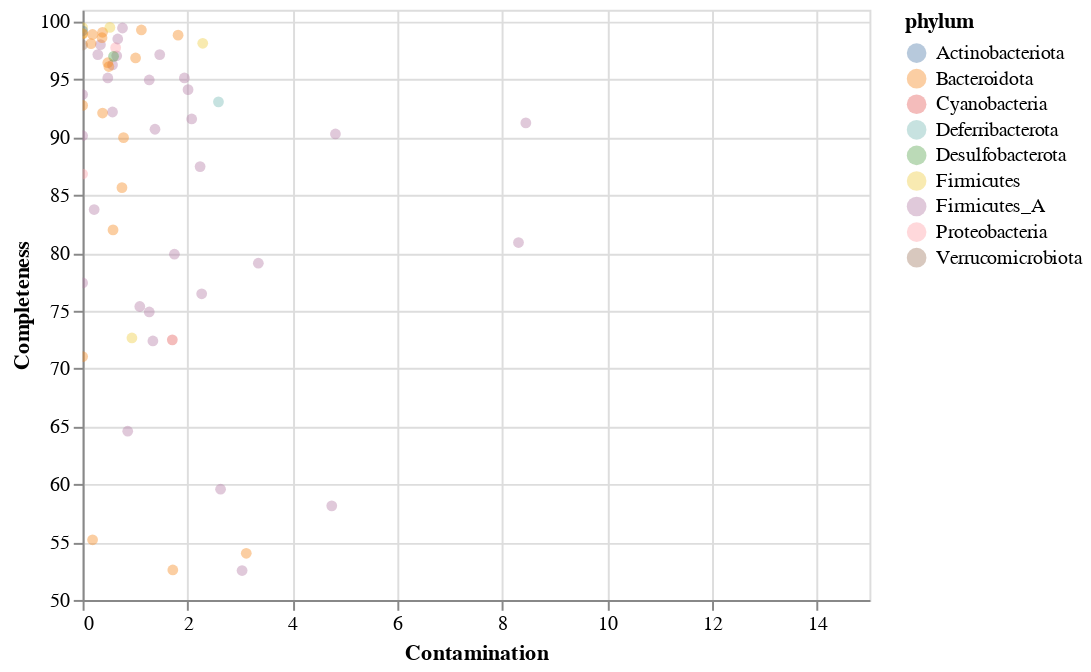

The code cell stored with this chart in its notebook:
### Code cell
xscale = alt.Scale(domain=(0, 15))
yscale = alt.Scale(domain=(50, 101))

alt.Chart(genome_quality).mark_circle(opacity= .4).encode(
    alt.X('Contamination', scale=xscale),
    alt.Y('Completeness', scale=yscale),
    color='phylum',
    tooltip=['Name', 'Id', 'Contamination','Completeness' ]
).interactive()

### Figure 1 — Vega-Lite specification as saved in the notebook (floating-point values rounded to 4 significant figures)
{"config": {"view": {"continuousWidth": 400, "continuousHeight": 300}}, "data": {"name": "data-914d5756d6bb778fce6fdba51584461f"}, "mark": {"type": "circle", "opacity": 0.4}, "encoding": {"color": {"type": "nominal", "field": "phylum"}, "tooltip": [{"type": "nominal", "field": "Name"}, {"type": "nominal", "field": "Id"}, {"type": "quantitative", "field": "Contamination"}, {"type": "quantitative", "field": "Completeness"}], "x": {"type": "quantitative", "field": "Contamination", "scale": {"domain": [0, 15]}}, "y": {"type": "quantitative", "field": "Completeness", "scale": {"domain": [50, 101]}}}, "selection": {"selector001": {"type": "interval", "bind": "scales", "encodings": ["x", "y"]}}, "$schema": "https://vega.github.io/schema/vega-lite/v4.8.1.json", "datasets": {"data-914d5756d6bb778fce6fdba51584461f": [{"Marker lineage": "k__Bacteria (UID203)", "# genomes": 5449, "# markers": 103, "# marker sets": 57, "0": 57, "1": 44, "2": 2, "3": 0, "4": 0, "5+": 0, "Completeness": 59.57, "Contamination": 2.63, "Strain heterogeneity": 0.0, "Quality_Score": 46.42, "Lineage": "k__Bacteria", "Id": "MAG01", "kindom": "Bacteria", "phylum": "Firmicutes_A", "class": "Clostridia", "order": "Lachnospirales", "family": "Lachnospiraceae", "genus": "Acetatifactor", "species": null, "Name": "Acetatifactor MAG01"}, {"Marker lineage": "o__Bacteroidales (UID2617)", "# genomes": 213, "# markers": 406, "# marker sets": 265, "0": 198, "1": 207, "2": 1, "3": 0, "4": 0, "5+": 0, "Completeness": 55.2, "Contamination": 0.19, "Strain heterogeneity": 0.0, "Quality_Score": 54.25, "Lineage": "o__Bacteroidales", "Id": "MAG02", "kindom": "Bacteria", "phylum": "Bacteroidota", "class": "Bacteroidia", "order": "Bacteroidales", "family": "Muribaculaceae", "genus": "CAG-485", "species": "CAG-485 sp002361155", "Name": "CAG-485 sp002361155"}, {"Marker lineage": "f__Lachnospiraceae (UID1255)", "# genomes": 90, "# markers": 354, "# marker sets": 174, "0": 89, "1": 262, "2": 3, "3": 0, "4": 0, "5+": 0, "Completeness": 72.38, "Contamination": 1.34, "Strain heterogeneity": 0.0, "Quality_Score": 65.68, "Lineage": "f__Lachnospiraceae", "Id": "MAG03", "kindom": "Bacteria", "phylum": "Firmicutes_A", "class": "Clostridia", "order": "Lachnospirales", "family": "Lachnospiraceae", "genus": "CAG-95", "species": "CAG-95 sp000403495", "Name": "CAG-95 sp000403495"}, {"Marker lineage": "f__Lachnospiraceae (UID1255)", "# genomes": 90, "# markers": 354, "# marker sets": 174, "0": 14, "1": 339, "2": 1, "3": 0, "4": 0, "5+": 0, "Completeness": 96.24, "Contamination": 0.57, "Strain heterogeneity": 0.0, "Quality_Score": 93.39, "Lineage": "f__Lachnospiraceae", "Id": "MAG04", "kindom": "Bacteria", "phylum": "Firmicutes_A", "class": "Clostridia", "order": "Lachnospirales", "family": "Lachnospiraceae", "genus": null, "species": null, "Name": "Lachnospiraceae MAG04"}, {"Marker lineage": "k__Bacteria (UID203)", "# genomes": 5449, "# markers": 103, "# marker sets": 57, "0": 8, "1": 70, "2": 25, "3": 0, "4": 0, "5+": 0, "Completeness": 91.23, "Contamination": 8.45, "Strain heterogeneity": 28.0, "Quality_Score": 48.98, "Lineage": "k__Bacteria", "Id": "MAG05", "kindom": "Bacteria", "phylum": "Firmicutes_A", "class": "Clostridia", "order": "Lachnospirales", "family": "Lachnospiraceae", "genus": "An181", "species": null, "Name": "An181 MAG05"}, {"Marker lineage": "o__Clostridiales (UID1226)", "# genomes": 155, "# markers": 278, "# marker sets": 158, "0": 8, "1": 267, "2": 3, "3": 0, "4": 0, "5+": 0, "Completeness": 94.94, "Contamination": 1.27, "Strain heterogeneity": 0.0, "Quality_Score": 88.59, "Lineage": "o__Clostridiales", "Id": "MAG06", "kindom": "Bacteria", "phylum": "Firmicutes_A", "class": "Clostridia", "order": "Lachnospirales", "family": "Lachnospiraceae", "genus": null, "species": null, "Name": "Lachnospiraceae MAG06"}, {"Marker lineage": "f__Lachnospiraceae (UID1256)", "# genomes": 33, "# markers": 333, "# marker sets": 171, "0": 80, "1": 249, "2": 4, "3": 0, "4": 0, "5+": 0, "Completeness": 79.88, "Contamination": 1.75, "Strain heterogeneity": 0.0, "Quality_Score": 71.13, "Lineage": "f__Lachnospiraceae", "Id": "MAG07", "kindom": "Bacteria", "phylum": "Firmicutes_A", "class": "Clostridia", "order": "Lachnospirales", "family": "Lachnospiraceae", "genus": "Dorea", "species": null, "Name": "Dorea MAG07"}, {"Marker lineage": "g__Lactobacillus (UID380)", "# genomes": 58, "# markers": 449, "# marker sets": 129, "0": 2, "1": 447, "2": 0, "3": 0, "4": 0, "5+": 0, "Completeness": 98.97, "Contamination": 0.0, "Strain heterogeneity": 0.0, "Quality_Score": 98.97, "Lineage": "g__Lactobacillus", "Id": "MAG08", "kindom": "Bacteria", "phylum": "Firmicutes", "class": "Bacilli", "order": "Lactobacillales", "family": "Lactobacillaceae", "genus": "Lactobacillus", "species": "Lactobacillus johnsonii", "Name": "Lactobacillus johnsonii"}, {"Marker lineage": "o__Bacteroidales (UID2617)", "# genomes": 213, "# markers": 406, "# marker sets": 265, "0": 13, "1": 391, "2": 2, "3": 0, "4": 0, "5+": 0, "Completeness": 96.1, "Contamination": 0.5, "Strain heterogeneity": 0.0, "Quality_Score": 93.6, "Lineage": "o__Bacteroidales", "Id": "MAG09", "kindom": "Bacteria", "phylum": "Bacteroidota", "class": "Bacteroidia", "order": "Bacteroidales", "family": "Muribaculaceae", "genus": "CAG-485", "species": null, "Name": "CAG-485 MAG09"}, {"Marker lineage": "o__Bacteroidales (UID2617)", "# genomes": 213, "# markers": 406, "# marker sets": 265, "0": 28, "1": 378, "2": 0, "3": 0, "4": 0, "5+": 0, "Completeness": 92.74, "Contamination": 0.0, "Strain heterogeneity": 0.0, "Quality_Score": 92.74, "Lineage": "o__Bacteroidales", "Id": "MAG10", "kindom": "Bacteria", "phylum": "Bacteroidota", "class": "Bacteroidia", "order": "Bacteroidales", "family": "Muribaculaceae", "genus": "UBA7173", "species": "UBA7173 sp001689485", "Name": "UBA7173 sp001689485"}, {"Marker lineage": "o__Lactobacillales (UID355)", "# genomes": 490, "# markers": 336, "# marker sets": 184, "0": 1, "1": 335, "2": 0, "3": 0, "4": 0, "5+": 0, "Completeness": 99.46, "Contamination": 0.0, "Strain heterogeneity": 0.0, "Quality_Score": 99.46, "Lineage": "o__Lactobacillales", "Id": "MAG11", "kindom": "Bacteria", "phylum": "Firmicutes", "class": "Bacilli", "order": "Lactobacillales", "family": "Lactobacillaceae", "genus": "Limosilactobacillus", "species": "Limosilactobacillus reuteri", "Name": "Limosilactobacillus reuteri"}, {"Marker lineage": "o__Clostridiales (UID1212)", "# genomes": 172, "# markers": 263, "# marker sets": 149, "0": 3, "1": 259, "2": 1, "3": 0, "4": 0, "5+": 0, "Completeness": 97.99, "Contamination": 0.34, "Strain heterogeneity": 0.0, "Quality_Score": 96.29, "Lineage": "o__Clostridiales", "Id": "MAG12", "kindom": "Bacteria", "phylum": "Firmicutes_A", "class": "Clostridia", "order": "Oscillospirales", "family": "Acutalibacteraceae", "genus": "Eubacterium_R", "species": null, "Name": "Eubacterium_R MAG12"}, {"Marker lineage": "f__Lachnospiraceae (UID1255)", "# genomes": 90, "# markers": 354, "# marker sets": 174, "0": 22, "1": 328, "2": 4, "3": 0, "4": 0, "5+": 0, "Completeness": 94.1, "Contamination": 2.01, "Strain heterogeneity": 0.0, "Quality_Score": 84.05, "Lineage": "f__Lachnospiraceae", "Id": "MAG13", "kindom": "Bacteria", "phylum": "Firmicutes_A", "class": "Clostridia", "order": "Lachnospirales", "family": "Lachnospiraceae", "genus": null, "species": null, "Name": "Lachnospiraceae MAG13"}, {"Marker lineage": "k__Bacteria (UID203)", "# genomes": 5449, "# markers": 104, "# marker sets": 58, "0": 56, "1": 48, "2": 0, "3": 0, "4": 0, "5+": 0, "Completeness": 71.03, "Contamination": 0.0, "Strain heterogeneity": 0.0, "Quality_Score": 71.03, "Lineage": "k__Bacteria", "Id": "MAG14", "kindom": "Bacteria", "phylum": "Bacteroidota", "class": "Bacteroidia", "order": "Bacteroidales", "family": "Muribaculaceae", "genus": "CAG-485", "species": null, "Name": "CAG-485 MAG14"}, {"Marker lineage": "o__Clostridiales (UID1226)", "# genomes": 155, "# markers": 278, "# marker sets": 158, "0": 65, "1": 210, "2": 3, "3": 0, "4": 0, "5+": 0, "Completeness": 74.89, "Contamination": 1.27, "Strain heterogeneity": 0.0, "Quality_Score": 68.54, "Lineage": "o__Clostridiales", "Id": "MAG15", "kindom": "Bacteria", "phylum": "Firmicutes_A", "class": "Clostridia", "order": "Lachnospirales", "family": "Lachnospiraceae", "genus": "UBA7182", "species": null, "Name": "UBA7182 MAG15"}, {"Marker lineage": "k__Bacteria (UID2982)", "# genomes": 88, "# markers": 229, "# marker sets": 147, "0": 3, "1": 226, "2": 0, "3": 0, "4": 0, "5+": 0, "Completeness": 97.96, "Contamination": 0.0, "Strain heterogeneity": 0.0, "Quality_Score": 97.96, "Lineage": "k__Bacteria", "Id": "MAG16", "kindom": "Bacteria", "phylum": "Verrucomicrobiota", "class": "Verrucomicrobiae", "order": "Verrucomicrobiales", "family": "Akkermansiaceae", "genus": "Akkermansia", "species": "Akkermansia muciniphila", "Name": "Akkermansia muciniphila"}, {"Marker lineage": "f__Lachnospiraceae (UID1255)", "# genomes": 90, "# markers": 354, "# marker sets": 174, "0": 16, "1": 336, "2": 2, "3": 0, "4": 0, "5+": 0, "Completeness": 97.03, "Contamination": 0.65, "Strain heterogeneity": 0.0, "Quality_Score": 93.78, "Lineage": "f__Lachnospiraceae", "Id": "MAG17", "kindom": "Bacteria", "phylum": "Firmicutes_A", "class": "Clostridia", "order": "Lachnospirales", "family": "Lachnospiraceae", "genus": "Acetatifactor", "species": null, "Name": "Acetatifactor MAG17"}, {"Marker lineage": "o__Clostridiales (UID1212)", "# genomes": 172, "# markers": 257, "# marker sets": 149, "0": 123, "1": 124, "2": 10, "3": 0, "4": 0, "5+": 0, "Completeness": 58.13, "Contamination": 4.75, "Strain heterogeneity": 10.0, "Quality_Score": 34.38, "Lineage": "o__Clostridiales", "Id": "MAG18", "kindom": "Bacteria", "phylum": "Firmicutes_A", "class": "Clostridia", "order": "Oscillospirales", "family": "Oscillospiraceae", "genus": "Lawsonibacter", "species": null, "Name": "Lawsonibacter MAG18"}, {"Marker lineage": "o__Clostridiales (UID1212)", "# genomes": 172, "# markers": 263, "# marker sets": 149, "0": 48, "1": 214, "2": 1, "3": 0, "4": 0, "5+": 0, "Completeness": 83.74, "Contamination": 0.22, "Strain heterogeneity": 100.0, "Quality_Score": 82.64, "Lineage": "o__Clostridiales", "Id": "MAG19", "kindom": "Bacteria", "phylum": "Firmicutes_A", "class": "Clostridia", "order": "Oscillospirales", "family": "Ruminococcaceae", "genus": "Angelakisella", "species": null, "Name": "Angelakisella MAG19"}, {"Marker lineage": "f__Lachnospiraceae (UID1255)", "# genomes": 90, "# markers": 354, "# marker sets": 174, "0": 7, "1": 346, "2": 1, "3": 0, "4": 0, "5+": 0, "Completeness": 97.13, "Contamination": 0.29, "Strain heterogeneity": 0.0, "Quality_Score": 95.68, "Lineage": "f__Lachnospiraceae", "Id": "MAG20", "kindom": "Bacteria", "phylum": "Firmicutes_A", "class": "Clostridia", "order": "Lachnospirales", "family": "Lachnospiraceae", "genus": "Kineothrix", "species": "Kineothrix sp000403275", "Name": "Kineothrix sp000403275"}, {"Marker lineage": "o__Clostridiales (UID1212)", "# genomes": 172, "# markers": 263, "# marker sets": 149, "0": 22, "1": 228, "2": 12, "3": 1, "4": 0, "5+": 0, "Completeness": 90.27, "Contamination": 4.82, "Strain heterogeneity": 33.33, "Quality_Score": 66.17, "Lineage": "o__Clostridiales", "Id": "MAG21", "kindom": "Bacteria", "phylum": "Firmicutes_A", "class": "Clostridia", "order": "Oscillospirales", "family": "Oscillospiraceae", "genus": null, "species": null, "Name": "Oscillospiraceae MAG21"}, {"Marker lineage": "c__Clostridia (UID1118)", "# genomes": 387, "# markers": 223, "# marker sets": 124, "0": 12, "1": 211, "2": 0, "3": 0, "4": 0, "5+": 0, "Completeness": 93.68, "Contamination": 0.0, "Strain heterogeneity": 0.0, "Quality_Score": 93.68, "Lineage": "c__Clostridia", "Id": "MAG22", "kindom": "Bacteria", "phylum": "Firmicutes_A", "class": "Clostridia_A", "order": "Christensenellales", "family": "UBA3700", "genus": null, "species": null, "Name": "UBA3700 MAG22"}, {"Marker lineage": "f__Lachnospiraceae (UID1255)", "# genomes": 90, "# markers": 354, "# marker sets": 174, "0": 27, "1": 326, "2": 1, "3": 0, "4": 0, "5+": 0, "Completeness": 92.17, "Contamination": 0.57, "Strain heterogeneity": 0.0, "Quality_Score": 89.32, "Lineage": "f__Lachnospiraceae", "Id": "MAG23", "kindom": "Bacteria", "phylum": "Firmicutes_A", "class": "Clostridia", "order": "Lachnospirales", "family": "Lachnospiraceae", "genus": "Kineothrix", "species": null, "Name": "Kineothrix MAG23"}, {"Marker lineage": "p__Bacteroidetes (UID2605)", "# genomes": 350, "# markers": 314, "# marker sets": 208, "0": 4, "1": 309, "2": 1, "3": 0, "4": 0, "5+": 0, "Completeness": 98.08, "Contamination": 0.16, "Strain heterogeneity": 0.0, "Quality_Score": 97.28, "Lineage": "p__Bacteroidetes", "Id": "MAG24", "kindom": "Bacteria", "phylum": "Bacteroidota", "class": "Bacteroidia", "order": "Bacteroidales", "family": "Rikenellaceae", "genus": "Alistipes", "species": "Alistipes sp002362235", "Name": "Alistipes sp002362235"}, {"Marker lineage": "o__Bacteroidales (UID2617)", "# genomes": 213, "# markers": 406, "# marker sets": 265, "0": 7, "1": 398, "2": 1, "3": 0, "4": 0, "5+": 0, "Completeness": 99.06, "Contamination": 0.38, "Strain heterogeneity": 0.0, "Quality_Score": 97.16, "Lineage": "o__Bacteroidales", "Id": "MAG25", "kindom": "Bacteria", "phylum": "Bacteroidota", "class": "Bacteroidia", "order": "Bacteroidales", "family": "Muribaculaceae", "genus": "Paramuribaculum", "species": null, "Name": "Paramuribaculum MAG25"}, {"Marker lineage": "k__Bacteria (UID2495)", "# genomes": 2993, "# markers": 147, "# marker sets": 91, "0": 12, "1": 135, "2": 0, "3": 0, "4": 0, "5+": 0, "Completeness": 86.81, "Contamination": 0.0, "Strain heterogeneity": 0.0, "Quality_Score": 86.81, "Lineage": "k__Bacteria", "Id": "MAG26", "kindom": "Bacteria", "phylum": "Proteobacteria", "class": "Alphaproteobacteria", "order": "Rs-D84", "family": "Rs-D84", "genus": "Rs-D84", "species": null, "Name": "Rs-D84 MAG26"}, {"Marker lineage": "c__Clostridia (UID1118)", "# genomes": 387, "# markers": 223, "# marker sets": 124, "0": 18, "1": 205, "2": 0, "3": 0, "4": 0, "5+": 0, "Completeness": 90.12, "Contamination": 0.0, "Strain heterogeneity": 0.0, "Quality_Score": 90.12, "Lineage": "c__Clostridia", "Id": "MAG27", "kindom": "Bacteria", "phylum": "Firmicutes_A", "class": "Clostridia_A", "order": "Christensenellales", "family": "UBA3700", "genus": null, "species": null, "Name": "UBA3700 MAG27"}, {"Marker lineage": "f__Lachnospiraceae (UID1286)", "# genomes": 57, "# markers": 420, "# marker sets": 207, "0": 102, "1": 312, "2": 6, "3": 0, "4": 0, "5+": 0, "Completeness": 76.46, "Contamination": 2.27, "Strain heterogeneity": 0.0, "Quality_Score": 65.11, "Lineage": "f__Lachnospiraceae", "Id": "MAG28", "kindom": "Bacteria", "phylum": "Firmicutes_A", "class": "Clostridia", "order": "Lachnospirales", "family": "Lachnospiraceae", "genus": "1XD42-69", "species": null, "Name": "1XD42-69 MAG28"}, {"Marker lineage": "k__Bacteria (UID1453)", "# genomes": 901, "# markers": 171, "# marker sets": 117, "0": 36, "1": 133, "2": 2, "3": 0, "4": 0, "5+": 0, "Completeness": 72.48, "Contamination": 1.71, "Strain heterogeneity": 0.0, "Quality_Score": 63.93, "Lineage": "k__Bacteria", "Id": "MAG29", "kindom": "Bacteria", "phylum": "Cyanobacteria", "class": "Vampirovibrionia", "order": "Gastranaerophilales", "family": "Gastranaerophilaceae", "genus": "Zag111", "species": null, "Name": "Zag111 MAG29"}, {"Marker lineage": "o__Lactobacillales (UID374)", "# genomes": 471, "# markers": 350, "# marker sets": 191, "0": 1, "1": 348, "2": 1, "3": 0, "4": 0, "5+": 0, "Completeness": 99.48, "Contamination": 0.52, "Strain heterogeneity": 0.0, "Quality_Score": 96.88, "Lineage": "o__Lactobacillales", "Id": "MAG30", "kindom": "Bacteria", "phylum": "Firmicutes", "class": "Bacilli", "order": "Lactobacillales", "family": "Lactobacillaceae", "genus": "Ligilactobacillus", "species": "Ligilactobacillus murinus", "Name": "Ligilactobacillus murinus"}, {"Marker lineage": "f__Lachnospiraceae (UID1255)", "# genomes": 90, "# markers": 354, "# marker sets": 174, "0": 1, "1": 350, "2": 3, "3": 0, "4": 0, "5+": 0, "Completeness": 99.43, "Contamination": 0.76, "Strain heterogeneity": 0.0, "Quality_Score": 95.63, "Lineage": "f__Lachnospiraceae", "Id": "MAG31", "kindom": "Bacteria", "phylum": "Firmicutes_A", "class": "Clostridia", "order": "Lachnospirales", "family": "Lachnospiraceae", "genus": "Acetatifactor", "species": null, "Name": "Acetatifactor MAG31"}, {"Marker lineage": "f__Lachnospiraceae (UID1286)", "# genomes": 57, "# markers": 420, "# marker sets": 207, "0": 14, "1": 405, "2": 1, "3": 0, "4": 0, "5+": 0, "Completeness": 95.11, "Contamination": 0.48, "Strain heterogeneity": 0.0, "Quality_Score": 92.71, "Lineage": "f__Lachnospiraceae", "Id": "MAG32", "kindom": "Bacteria", "phylum": "Firmicutes_A", "class": "Clostridia", "order": "Lachnospirales", "family": "Lachnospiraceae", "genus": "1XD42-69", "species": null, "Name": "1XD42-69 MAG32"}, {"Marker lineage": "p__Actinobacteria (UID2112)", "# genomes": 31, "# markers": 211, "# marker sets": 124, "0": 1, "1": 210, "2": 0, "3": 0, "4": 0, "5+": 0, "Completeness": 99.19, "Contamination": 0.0, "Strain heterogeneity": 0.0, "Quality_Score": 99.19, "Lineage": "p__Actinobacteria", "Id": "MAG33", "kindom": "Bacteria", "phylum": "Actinobacteriota", "class": "Coriobacteriia", "order": "Coriobacteriales", "family": "Atopobiaceae", "genus": "NM07-P-09", "species": "NM07-P-09 sp004793925", "Name": "NM07-P-09 sp004793925"}, {"Marker lineage": "o__Bacteroidales (UID2617)", "# genomes": 213, "# markers": 406, "# marker sets": 265, "0": 24, "1": 377, "2": 5, "3": 0, "4": 0, "5+": 0, "Completeness": 96.84, "Contamination": 1.01, "Strain heterogeneity": 0.0, "Quality_Score": 91.79, "Lineage": "o__Bacteroidales", "Id": "MAG34", "kindom": "Bacteria", "phylum": "Bacteroidota", "class": "Bacteroidia", "order": "Bacteroidales", "family": "Muribaculaceae", "genus": "CAG-485", "species": null, "Name": "CAG-485 MAG34"}, {"Marker lineage": "o__Bacteroidales (UID2617)", "# genomes": 213, "# markers": 406, "# marker sets": 265, "0": 5, "1": 395, "2": 6, "3": 0, "4": 0, "5+": 0, "Completeness": 98.81, "Contamination": 1.82, "Strain heterogeneity": 0.0, "Quality_Score": 89.71, "Lineage": "o__Bacteroidales", "Id": "MAG35", "kindom": "Bacteria", "phylum": "Bacteroidota", "class": "Bacteroidia", "order": "Bacteroidales", "family": "Muribaculaceae", "genus": "UBA7173", "species": "UBA7173 sp001915385", "Name": "UBA7173 sp001915385"}, {"Marker lineage": "f__Lachnospiraceae (UID1256)", "# genomes": 33, "# markers": 333, "# marker sets": 171, "0": 49, "1": 270, "2": 12, "3": 2, "4": 0, "5+": 0, "Completeness": 87.45, "Contamination": 2.24, "Strain heterogeneity": 16.67, "Quality_Score": 76.25, "Lineage": "f__Lachnospiraceae", "Id": "MAG36", "kindom": "Bacteria", "phylum": "Firmicutes_A", "class": "Clostridia", "order": "Lachnospirales", "family": "Lachnospiraceae", "genus": "Dorea", "species": null, "Name": "Dorea MAG36"}, {"Marker lineage": "f__Lachnospiraceae (UID1255)", "# genomes": 90, "# markers": 354, "# marker sets": 174, "0": 33, "1": 308, "2": 13, "3": 0, "4": 0, "5+": 0, "Completeness": 90.68, "Contamination": 1.38, "Strain heterogeneity": 61.54, "Quality_Score": 83.78, "Lineage": "f__Lachnospiraceae", "Id": "MAG37", "kindom": "Bacteria", "phylum": "Firmicutes_A", "class": "Clostridia", "order": "Lachnospirales", "family": "Lachnospiraceae", "genus": "Acetatifactor", "species": null, "Name": "Acetatifactor MAG37"}, {"Marker lineage": "p__Bacteroidetes (UID2605)", "# genomes": 350, "# markers": 316, "# marker sets": 210, "0": 8, "1": 307, "2": 1, "3": 0, "4": 0, "5+": 0, "Completeness": 96.43, "Contamination": 0.48, "Strain heterogeneity": 0.0, "Quality_Score": 94.03, "Lineage": "p__Bacteroidetes", "Id": "MAG38", "kindom": "Bacteria", "phylum": "Bacteroidota", "class": "Bacteroidia", "order": "Bacteroidales", "family": "UBA932", "genus": "RC9", "species": "RC9 sp002298075", "Name": "RC9 sp002298075"}, {"Marker lineage": "p__Proteobacteria (UID3887)", "# genomes": 1487, "# markers": 255, "# marker sets": 158, "0": 5, "1": 249, "2": 1, "3": 0, "4": 0, "5+": 0, "Completeness": 97.73, "Contamination": 0.63, "Strain heterogeneity": 100.0, "Quality_Score": 94.58, "Lineage": "p__Proteobacteria", "Id": "MAG39", "kindom": "Bacteria", "phylum": "Proteobacteria", "class": "Gammaproteobacteria", "order": "Burkholderiales", "family": "Burkholderiaceae", "genus": "Parasutterella", "species": "Parasutterella sp900552195", "Name": "Parasutterella sp900552195"}, {"Marker lineage": "k__Bacteria (UID2372)", "# genomes": 131, "# markers": 177, "# marker sets": 106, "0": 2, "1": 170, "2": 5, "3": 0, "4": 0, "5+": 0, "Completeness": 98.11, "Contamination": 2.29, "Strain heterogeneity": 0.0, "Quality_Score": 86.66, "Lineage": "k__Bacteria", "Id": "MAG40", "kindom": "Bacteria", "phylum": "Firmicutes", "class": "Bacilli", "order": "Erysipelotrichales", "family": "Erysipelotrichaceae", "genus": "Faecalibaculum", "species": "Faecalibaculum rodentium", "Name": "Faecalibaculum rodentium"}, {"Marker lineage": "k__Bacteria (UID203)", "# genomes": 5449, "# markers": 104, "# marker sets": 58, "0": 56, "1": 47, "2": 1, "3": 0, "4": 0, "5+": 0, "Completeness": 64.58, "Contamination": 0.86, "Strain heterogeneity": 100.0, "Quality_Score": 60.28, "Lineage": "k__Bacteria", "Id": "MAG41", "kindom": "Bacteria", "phylum": "Firmicutes_A", "class": "Clostridia", "order": "Oscillospirales", "family": "Oscillospiraceae", "genus": null, "species": null, "Name": "Oscillospiraceae MAG41"}, {"Marker lineage": "k__Bacteria (UID2372)", "# genomes": 131, "# markers": 177, "# marker sets": 106, "0": 33, "1": 143, "2": 1, "3": 0, "4": 0, "5+": 0, "Completeness": 72.64, "Contamination": 0.94, "Strain heterogeneity": 0.0, "Quality_Score": 67.94, "Lineage": "k__Bacteria", "Id": "MAG42", "kindom": "Bacteria", "phylum": "Firmicutes", "class": "Bacilli", "order": "Erysipelotrichales", "family": "Erysipelatoclostridiaceae", "genus": "Erysipelatoclostridium", "species": "Erysipelatoclostridium cocleatum", "Name": "Erysipelatoclostridium cocleatum"}, {"Marker lineage": "f__Lachnospiraceae (UID1255)", "# genomes": 90, "# markers": 354, "# marker sets": 174, "0": 17, "1": 330, "2": 7, "3": 0, "4": 0, "5+": 0, "Completeness": 95.11, "Contamination": 1.94, "Strain heterogeneity": 0.0, "Quality_Score": 85.41, "Lineage": "f__Lachnospiraceae", "Id": "MAG43", "kindom": "Bacteria", "phylum": "Firmicutes_A", "class": "Clostridia", "order": "Lachnospirales", "family": "Lachnospiraceae", "genus": "CAG-95", "species": null, "Name": "CAG-95 MAG43"}, {"Marker lineage": "p__Bacteroidetes (UID2605)", "# genomes": 350, "# markers": 314, "# marker sets": 208, "0": 150, "1": 154, "2": 10, "3": 0, "4": 0, "5+": 0, "Completeness": 54.03, "Contamination": 3.12, "Strain heterogeneity": 10.0, "Quality_Score": 38.43, "Lineage": "p__Bacteroidetes", "Id": "MAG44", "kindom": "Bacteria", "phylum": "Bacteroidota", "class": "Bacteroidia", "order": "Bacteroidales", "family": "Rikenellaceae", "genus": "Alistipes", "species": "Alistipes sp002428825", "Name": "Alistipes sp002428825"}, {"Marker lineage": "o__Bacteroidales (UID2654)", "# genomes": 163, "# markers": 486, "# marker sets": 266, "0": 5, "1": 480, "2": 1, "3": 0, "4": 0, "5+": 0, "Completeness": 98.87, "Contamination": 0.19, "Strain heterogeneity": 0.0, "Quality_Score": 97.92, "Lineage": "o__Bacteroidales", "Id": "MAG45", "kindom": "Bacteria", "phylum": "Bacteroidota", "class": "Bacteroidia", "order": "Bacteroidales", "family": "Bacteroidaceae", "genus": "Phocaeicola", "species": "Phocaeicola vulgatus", "Name": "Phocaeicola vulgatus"}, {"Marker lineage": "k__Bacteria (UID203)", "# genomes": 5449, "# markers": 98, "# marker sets": 58, "0": 16, "1": 67, "2": 15, "3": 0, "4": 0, "5+": 0, "Completeness": 80.89, "Contamination": 8.31, "Strain heterogeneity": 0.0, "Quality_Score": 39.34, "Lineage": "k__Bacteria", "Id": "MAG46", "kindom": "Bacteria", "phylum": "Firmicutes_A", "class": "Clostridia", "order": "Oscillospirales", "family": "Oscillospiraceae", "genus": "UBA9475", "species": null, "Name": "UBA9475 MAG46"}, {"Marker lineage": "f__Lachnospiraceae (UID1255)", "# genomes": 90, "# markers": 354, "# marker sets": 174, "0": 52, "1": 295, "2": 7, "3": 0, "4": 0, "5+": 0, "Completeness": 91.57, "Contamination": 2.08, "Strain heterogeneity": 0.0, "Quality_Score": 81.17, "Lineage": "f__Lachnospiraceae", "Id": "MAG47", "kindom": "Bacteria", "phylum": "Firmicutes_A", "class": "Clostridia", "order": "Lachnospirales", "family": "Lachnospiraceae", "genus": "Acetatifactor", "species": null, "Name": "Acetatifactor MAG47"}, {"Marker lineage": "o__Bacteroidales (UID2617)", "# genomes": 213, "# markers": 406, "# marker sets": 265, "0": 44, "1": 361, "2": 1, "3": 0, "4": 0, "5+": 0, "Completeness": 92.08, "Contamination": 0.38, "Strain heterogeneity": 0.0, "Quality_Score": 90.18, "Lineage": "o__Bacteroidales", "Id": "MAG48", "kindom": "Bacteria", "phylum": "Bacteroidota", "class": "Bacteroidia", "order": "Bacteroidales", "family": "Muribaculaceae", "genus": "Paramuribaculum", "species": "Paramuribaculum sp900553585", "Name": "Paramuribaculum sp900553585"}, {"Marker lineage": "o__Bacteroidales (UID2657)", "# genomes": 160, "# markers": 490, "# marker sets": 268, "0": 17, "1": 472, "2": 1, "3": 0, "4": 0, "5+": 0, "Completeness": 98.59, "Contamination": 0.37, "Strain heterogeneity": 0.0, "Quality_Score": 96.74, "Lineage": "o__Bacteroidales", "Id": "MAG49", "kindom": "Bacteria", "phylum": "Bacteroidota", "class": "Bacteroidia", "order": "Bacteroidales", "family": "Bacteroidaceae", "genus": "Bacteroides", "species": "Bacteroides intestinalis", "Name": "Bacteroides intestinalis"}, {"Marker lineage": "o__Clostridiales (UID1212)", "# genomes": 172, "# markers": 257, "# marker sets": 149, "0": 46, "1": 211, "2": 0, "3": 0, "4": 0, "5+": 0, "Completeness": 77.4, "Contamination": 0.0, "Strain heterogeneity": 0.0, "Quality_Score": 77.4, "Lineage": "o__Clostridiales", "Id": "MAG50", "kindom": "Bacteria", "phylum": "Firmicutes_A", "class": "Clostridia", "order": "Oscillospirales", "family": "Oscillospiraceae", "genus": "UBA9475", "species": null, "Name": "UBA9475 MAG50"}, {"Marker lineage": "k__Bacteria (UID3187)", "# genomes": 2258, "# markers": 186, "# marker sets": 116, "0": 9, "1": 174, "2": 3, "3": 0, "4": 0, "5+": 0, "Completeness": 93.05, "Contamination": 2.59, "Strain heterogeneity": 0.0, "Quality_Score": 80.1, "Lineage": "k__Bacteria", "Id": "MAG51", "kindom": "Bacteria", "phylum": "Deferribacterota", "class": "Deferribacteres", "order": "Deferribacterales", "family": "Mucispirillaceae", "genus": "Mucispirillum", "species": "Mucispirillum schaedleri", "Name": "Mucispirillum schaedleri"}, {"Marker lineage": "f__Lachnospiraceae (UID1255)", "# genomes": 90, "# markers": 354, "# marker sets": 174, "0": 60, "1": 282, "2": 12, "3": 0, "4": 0, "5+": 0, "Completeness": 79.1, "Contamination": 3.35, "Strain heterogeneity": 25.0, "Quality_Score": 62.35, "Lineage": "f__Lachnospiraceae", "Id": "MAG52", "kindom": "Bacteria", "phylum": "Firmicutes_A", "class": "Clostridia", "order": "Lachnospirales", "family": "Lachnospiraceae", "genus": "Acetatifactor", "species": null, "Name": "Acetatifactor MAG52"}, {"Marker lineage": "f__Lachnospiraceae (UID1255)", "# genomes": 90, "# markers": 354, "# marker sets": 174, "0": 5, "1": 344, "2": 5, "3": 0, "4": 0, "5+": 0, "Completeness": 97.13, "Contamination": 1.47, "Strain heterogeneity": 0.0, "Quality_Score": 89.78, "Lineage": "f__Lachnospiraceae", "Id": "MAG53", "kindom": "Bacteria", "phylum": "Firmicutes_A", "class": "Clostridia", "order": "Lachnospirales", "family": "Lachnospiraceae", "genus": "14-2", "species": null, "Name": "14-2 MAG53"}, {"Marker lineage": "c__Deltaproteobacteria (UID3218)", "# genomes": 61, "# markers": 284, "# marker sets": 169, "0": 7, "1": 276, "2": 1, "3": 0, "4": 0, "5+": 0, "Completeness": 96.98, "Contamination": 0.59, "Strain heterogeneity": 0.0, "Quality_Score": 94.03, "Lineage": "c__Deltaproteobacteria", "Id": "MAG54", "kindom": "Bacteria", "phylum": "Desulfobacterota", "class": "Desulfovibrionia", "order": "Desulfovibrionales", "family": "Desulfovibrionaceae", "genus": "Mailhella", "species": null, "Name": "Mailhella MAG54"}, {"Marker lineage": "f__Lachnospiraceae (UID1255)", "# genomes": 90, "# markers": 354, "# marker sets": 174, "0": 10, "1": 342, "2": 2, "3": 0, "4": 0, "5+": 0, "Completeness": 98.48, "Contamination": 0.67, "Strain heterogeneity": 0.0, "Quality_Score": 95.13, "Lineage": "f__Lachnospiraceae", "Id": "MAG55", "kindom": "Bacteria", "phylum": "Firmicutes_A", "class": "Clostridia", "order": "Lachnospirales", "family": "Lachnospiraceae", "genus": "1XD8-76", "species": null, "Name": "1XD8-76 MAG55"}, {"Marker lineage": "o__Bacteroidales (UID2621)", "# genomes": 198, "# markers": 427, "# marker sets": 260, "0": 71, "1": 354, "2": 2, "3": 0, "4": 0, "5+": 0, "Completeness": 81.98, "Contamination": 0.58, "Strain heterogeneity": 0.0, "Quality_Score": 79.08, "Lineage": "o__Bacteroidales", "Id": "MAG56", "kindom": "Bacteria", "phylum": "Bacteroidota", "class": "Bacteroidia", "order": "Bacteroidales", "family": "Tannerellaceae", "genus": "Parabacteroides", "species": "Parabacteroides goldsteinii", "Name": "Parabacteroides goldsteinii"}, {"Marker lineage": "o__Bacteroidales (UID2617)", "# genomes": 213, "# markers": 406, "# marker sets": 265, "0": 38, "1": 364, "2": 4, "3": 0, "4": 0, "5+": 0, "Completeness": 89.96, "Contamination": 0.78, "Strain heterogeneity": 0.0, "Quality_Score": 86.06, "Lineage": "o__Bacteroidales", "Id": "MAG57", "kindom": "Bacteria", "phylum": "Bacteroidota", "class": "Bacteroidia", "order": "Bacteroidales", "family": "Muribaculaceae", "genus": "CAG-873", "species": null, "Name": "CAG-873 MAG57"}, {"Marker lineage": "o__Bacteroidales (UID2657)", "# genomes": 160, "# markers": 492, "# marker sets": 269, "0": 2, "1": 487, "2": 2, "3": 1, "4": 0, "5+": 0, "Completeness": 99.26, "Contamination": 1.12, "Strain heterogeneity": 0.0, "Quality_Score": 93.66, "Lineage": "o__Bacteroidales", "Id": "MAG58", "kindom": "Bacteria", "phylum": "Bacteroidota", "class": "Bacteroidia", "order": "Bacteroidales", "family": "Bacteroidaceae", "genus": "Phocaeicola", "species": "Phocaeicola sp002493165", "Name": "Phocaeicola sp002493165"}, {"Marker lineage": "o__Clostridiales (UID1212)", "# genomes": 172, "# markers": 263, "# marker sets": 149, "0": 128, "1": 125, "2": 10, "3": 0, "4": 0, "5+": 0, "Completeness": 52.54, "Contamination": 3.04, "Strain heterogeneity": 20.0, "Quality_Score": 37.34, "Lineage": "o__Clostridiales", "Id": "MAG59", "kindom": "Bacteria", "phylum": "Firmicutes_A", "class": "Clostridia", "order": "Oscillospirales", "family": "Oscillospiraceae", "genus": null, "species": null, "Name": "Oscillospiraceae MAG59"}, {"Marker lineage": "k__Bacteria (UID203)", "# genomes": 5449, "# markers": 104, "# marker sets": 58, "0": 70, "1": 33, "2": 1, "3": 0, "4": 0, "5+": 0, "Completeness": 52.59, "Contamination": 1.72, "Strain heterogeneity": 100.0, "Quality_Score": 43.99, "Lineage": "k__Bacteria", "Id": "MAG60", "kindom": "Bacteria", "phylum": "Bacteroidota", "class": "Bacteroidia", "order": "Bacteroidales", "family": "Muribaculaceae", "genus": "Paramuribaculum", "species": null, "Name": "Paramuribaculum MAG60"}, {"Marker lineage": "o__Bacteroidales (UID2617)", "# genomes": 213, "# markers": 406, "# marker sets": 265, "0": 79, "1": 325, "2": 2, "3": 0, "4": 0, "5+": 0, "Completeness": 85.63, "Contamination": 0.75, "Strain heterogeneity": 0.0, "Quality_Score": 81.88, "Lineage": "o__Bacteroidales", "Id": "MAG61", "kindom": "Bacteria", "phylum": "Bacteroidota", "class": "Bacteroidia", "order": "Bacteroidales", "family": "Muribaculaceae", "genus": "Paramuribaculum", "species": null, "Name": "Paramuribaculum MAG61"}, {"Marker lineage": "k__Bacteria (UID2569)", "# genomes": 434, "# markers": 278, "# marker sets": 186, "0": 2, "1": 276, "2": 0, "3": 0, "4": 0, "5+": 0, "Completeness": 98.92, "Contamination": 0.0, "Strain heterogeneity": 0.0, "Quality_Score": 98.92, "Lineage": "k__Bacteria", "Id": "MAG62", "kindom": "Bacteria", "phylum": "Bacteroidota", "class": "Bacteroidia", "order": "Bacteroidales", "family": "Marinifilaceae", "genus": "Odoribacter", "species": null, "Name": "Odoribacter MAG62"}, {"Marker lineage": "o__Clostridiales (UID1212)", "# genomes": 172, "# markers": 263, "# marker sets": 149, "0": 61, "1": 198, "2": 4, "3": 0, "4": 0, "5+": 0, "Completeness": 75.36, "Contamination": 1.09, "Strain heterogeneity": 75.0, "Quality_Score": 69.91, "Lineage": "o__Clostridiales", "Id": "MAG63", "kindom": "Bacteria", "phylum": "Firmicutes_A", "class": "Clostridia", "order": "Oscillospirales", "family": "Oscillospiraceae", "genus": null, "species": null, "Name": "Oscillospiraceae MAG63"}]}}
